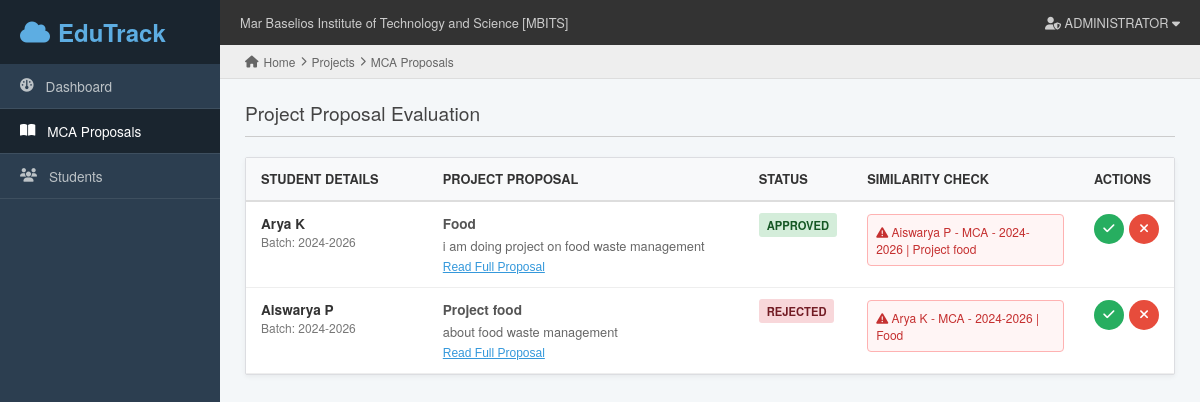
The app's page /WAdmin/mca-proposals/ with its own data.
### student/models.py (models this page shows, shortened)
class ProjectProposal(models.Model):
    STATUS_CHOICES = [
        ('Pending', 'Pending'),
        ('Approved', 'Approved'),
        ('Rejected', 'Rejected'),
    ]
    student = models.ForeignKey('Admin.Student', on_delete=models.CASCADE)
    title = models.CharField(max_length=200)
    domain = models.CharField(max_length=100)
    technology = models.CharField(max_length=200)
    description = models.TextField()
    status = models.CharField(max_length=10, choices=STATUS_CHOICES, default='Pending')
    admin_remark = models.TextField(blank=True, null=True)
    submitted_at = models.DateTimeField(auto_now_add=True)

### Admin/models.py (models this page shows, shortened)
class Student(models.Model):
    admission_number = models.CharField(max_length=30, unique=True)
    name = models.CharField(max_length=100)
    email = models.EmailField(unique=True)
    phone = models.CharField(max_length=15)
    department = models.CharField(max_length=50)
    course = models.CharField(max_length=10)  # BCA / MCA
    academic_batch = models.CharField(max_length=20)  # previously course_batch
    file_batch = models.CharField(max_length=5)  # A/B/C/D
    password = models.CharField(max_length=255)

### Admin/views.py (the view)
# urls.py: path('mca-proposals/', views.view_mca_proposals, name='mca_proposals'),
def view_mca_proposals(request):
    current_batch = "2024-2026"
    proposals = ProjectProposal.objects.filter(
        student__course="MCA",
        student__academic_batch=current_batch
    ).order_by('-id')
    proposal_data = []
    for p in proposals:
        similar = None
        max_score = 0
        for other in ProjectProposal.objects.exclude(id=p.id):
            text1 = (p.title + " " + p.description).lower()
            text2 = (other.title + " " + other.description).lower()
            score = get_similarity(text1, text2)
            if score > 0.6 and score > max_score:
                max_score = score
                similar = other
        if similar:
            similar_text = f"{similar.student.name} - {similar.student.course} - {similar.student.academic_batch} | {similar.title}"
        else:
            similar_text = None
        proposal_data.append({
            'proposal': p,
            'similar_text': similar_text
        })
    return render(request, 'admin/mca_proposals.html', {
        'proposal_data': proposal_data
    })

### Admin/views.py (called while the page is built)
def get_similarity(a, b):
    return SequenceMatcher(None, a, b).ratio()

### Admin/templates/Admin/mca_proposals.html (shortened to what this page needs)
<!doctype html>
<html lang="en">
  <head>
    <link
      rel="stylesheet"
      href="https://cdnjs.cloudflare.com/ajax/libs/font-awesome/6.5.0/css/all.min.css"
    />
  </head>
  <body>
    <div class="sidebar">
      <div class="sidebar-brand">
        <i class="fa-solid fa-cloud"></i> EduTrack
      </div>
      <a href="{% url 'WAdmin:admin_dashboard' %}" class="nav-item">
        <i class="fa-solid fa-gauge"></i> Dashboard
      </a>
      <a href="#" class="nav-item active">
        <i class="fa-solid fa-book-open"></i> MCA Proposals
      </a>
      <a href="#" class="nav-item">
        <i class="fa-solid fa-users"></i> Students
      </a>
    </div>
    <div class="main-wrapper">
      <div class="top-navbar">
        <div>Mar Baselios Institute of Technology and Science [MBITS]</div>
        <div>
          <i class="fa-solid fa-user-shield"></i> ADMINISTRATOR
          <i class="fa-solid fa-caret-down"></i>
        </div>
      </div>
      <div class="breadcrumb-bar">
        <i class="fa-solid fa-house"></i> Home
        <i class="fa-solid fa-chevron-right" style="font-size: 0.6rem"></i>
        Projects
        <i class="fa-solid fa-chevron-right" style="font-size: 0.6rem"></i> MCA
        Proposals
      </div>
      <div class="content-area">
        <h2 class="page-title">Project Proposal Evaluation</h2>
        <div class="card">
          <table>
            <thead>
              <tr>
                <th style="width: 20%">Student Details</th>
                <th style="width: 35%">Project Proposal</th>
                <th style="width: 10%">Status</th>
                <th style="width: 25%">Similarity Check</th>
                <th style="width: 10%">Actions</th>
              </tr>
            </thead>
            <tbody>
              {% for item in proposal_data %}
              <tr>
                <td>
                  <div style="font-weight: 600; color: #333">
                    {{ item.proposal.student.name }}
                  </div>
                  <div style="font-size: 0.75rem; color: #777">
                    Batch: {{ item.proposal.student.academic_batch }}
                  </div>
                </td>
                <td>
                  <div style="font-weight: 600; margin-bottom: 4px">
                    {{ item.proposal.title }}
                  </div>
                  <div style="font-size: 0.8rem; color: #666; line-height: 1.4">
                    {{ item.proposal.description|truncatewords:15 }}
                  </div>
                  <button
                    class="btn-view"
                    onclick="alert('FULL DESCRIPTION:\n\n{{ item.proposal.description|escapejs }}')"
                  >
                    Read Full Proposal
                  </button>
                </td>
                <td>
                  {% if item.proposal.status == "Pending" %}
                  <span class="badge pending">Pending</span>
                  {% elif item.proposal.status == "Approved" %}
                  <span class="badge approved">Approved</span>
                  {% else %}
                  <span class="badge rejected">Rejected</span>
                  {% endif %}
                </td>
                <td>
                  {% if item.similar_text %}
                  <div class="similarity-box">
                    <i class="fa-solid fa-triangle-exclamation"></i>
                    {{ item.similar_text }}
                  </div>
                  {% endif %}
                </td>
                <td>
                  <div class="action-group">
                    <a
                      href="{% url 'WAdmin:approve_proposal' item.proposal.id %}"
                      class="btn-circle bg-approve"
                      title="Approve"
                    >
                      <i class="fa-solid fa-check"></i>
                    </a>
                    <a
                      href="{% url 'WAdmin:reject_proposal' item.proposal.id %}"
                      class="btn-circle bg-reject"
                      title="Reject"
                    >
                      <i class="fa-solid fa-xmark"></i>
                    </a>
                  </div>
                </td>
              </tr>
              {% endfor %}
            </tbody>
          </table>
        </div>
      </div>
    </div>
  </body>
</html>

### Admin/templates/Admin/mca_proposals.html (style rules this page uses)
:root { --et-dark: #2c3e50; --et-sidebar: #34495e; --et-bg: #f4f7f9; --et-accent: #3498db; --et-border: #dcdde1; --et-success: #27ae60; --et-danger: #e74c3c; --et-warning: #f39c12; }
body { margin: 0; font-family: "Helvetica Neue", Helvetica, Arial, sans-serif; background: var(--et-bg); display: flex; min-height: 100vh; }
.sidebar { width: 220px; background: var(--et-dark); color: white; flex-shrink: 0; position: sticky; top: 0; height: 100vh; }
.sidebar-brand { padding: 15px 20px; background: #1a252f; font-size: 1.5rem; font-weight: bold; display: flex; align-items: center; gap: 8px; color: #5dade2; }
.nav-item { padding: 12px 20px; display: flex; align-items: center; gap: 12px; color: #bdc3c7; text-decoration: none; border-bottom: 1px solid #3e4f5f; font-size: 0.85rem; }
.nav-item:hover, .nav-item.active { background: #1a252f; color: white; }
.main-wrapper { flex-grow: 1; display: flex; flex-direction: column; }
.top-navbar { background: #333; color: #ccc; height: 45px; display: flex; align-items: center; padding: 0 20px; font-size: 0.8rem; justify-content: space-between; }
.breadcrumb-bar { background: #eeeeee; padding: 8px 25px; border-bottom: 1px solid #ddd; font-size: 0.75rem; color: #666; display: flex; align-items: center; gap: 5px; }
.content-area { padding: 20px 25px; }
.page-title { border-bottom: 1px solid #ccc; margin: 0 0 20px 0; padding-bottom: 10px; color: #444; font-size: 1.2rem; font-weight: 500; }
.card { background: white; border: 1px solid var(--et-border); border-radius: 2px; box-shadow: 0 2px 5px rgba(0, 0, 0, 0.05); }
table { width: 100%; border-collapse: collapse; }
th { background: #f8f9fa; color: #333; padding: 12px 15px; text-align: left; font-size: 0.8rem; text-transform: uppercase; border-bottom: 2px solid #ddd; }
td { padding: 12px 15px; border-bottom: 1px solid #eee; font-size: 0.85rem; color: #555; vertical-align: top; }
.badge { padding: 4px 8px; border-radius: 3px; font-size: 0.7rem; font-weight: bold; text-transform: uppercase; }
.approved { background: #d4edda; color: #155724; }
.rejected { background: #f8d7da; color: #721c24; }
.similarity-box { background: #fff5f5; border: 1px solid #feb2b2; padding: 8px; border-radius: 4px; font-size: 0.75rem; color: #c53030; }
.btn-view { background: none; border: none; color: var(--et-accent); cursor: pointer; font-size: 0.75rem; padding: 0; text-decoration: underline; margin-top: 5px; }
.action-group { display: flex; gap: 5px; }
.btn-circle { width: 30px; height: 30px; border-radius: 50%; display: flex; align-items: center; justify-content: center; color: white; text-decoration: none; font-size: 0.8rem; transition: 0.2s; }
.bg-approve { background: var(--et-success); }
.bg-reject { background: var(--et-danger); }

### records on screen
ProjectProposal: proposal.student.name "Arya K", proposal.student.academic_batch "2024-2026", proposal "Food", proposal.description "i am doing project on food waste management", status "APPROVED", similar_text "Aiswarya P - MCA - 2024-2026 | Project food"
ProjectProposal: proposal.student.name "Aiswarya P", proposal.student.academic_batch "2024-2026", proposal "Project food", proposal.description "about food waste management", status "REJECTED", similar_text "Arya K - MCA - 2024-2026 | Food"
